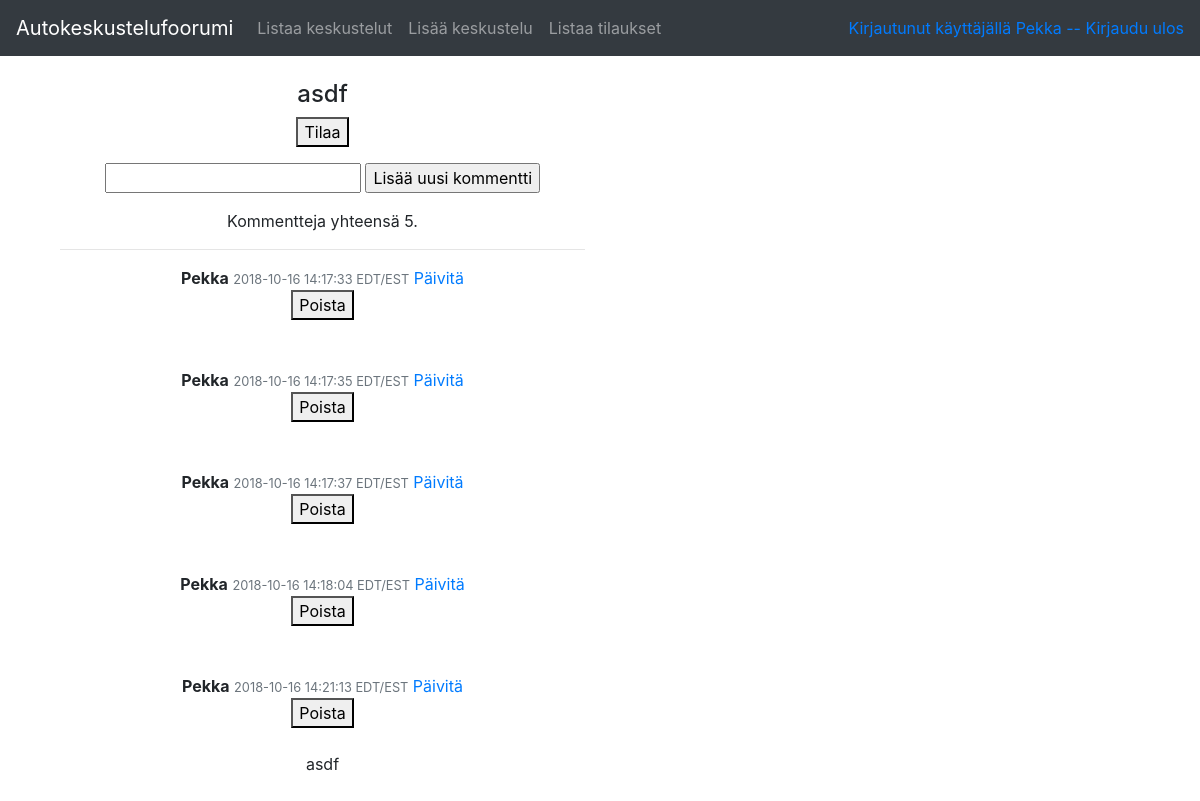
The page /conversations/1 (signed in) on the database its author committed.
### application/auth/models.py (models this page shows, shortened)
class User(Base):
    __tablename__ = "account"
    name = db.Column(db.String(144), nullable=False)
    username = db.Column(db.String(144), nullable=False)
    password = db.Column(db.String(144), nullable=False)
    comments = db.relationship("Comment", backref='account', lazy=True)

### application/conversations/models.py (models this page shows, shortened)
class Conversation(Base):
    __tablename__ = "conversation"
    name = db.Column(db.String(144), nullable=False)
    account_id = db.Column(db.Integer, db.ForeignKey('account.id'),  nullable=False)
    @staticmethod
    def find_comments_for_conversation(convid=0):
      stmt = text("SELECT Comment.id, Comment.name, Comment.conversation_id, Account.username, Comment.account_id, Comment.date_created,  (select COUNT(Comment.id) FROM Comment WHERE Comment.conversation_id=:convid) FROM Comment, Account WHERE Account.id = Comment.account_id AND Comment.conversation_id = :convid").params(convid=convid)
      res = db.engine.execute(stmt)
      response = []
      for row in res:
        response.append({"id":row[0], "name":row[1], "conversation_id":row[2], "username":row[3], "account_id":row[4], "date":row[5], "count":row[6]})
      return response

### application/comments/models.py (models this page shows, shortened)
class Comment(Base):
    name = db.Column(db.String(144), nullable=False)
    account_id = db.Column(db.Integer, db.ForeignKey('account.id'),  nullable=False)
    conversation_id = db.Column(db.Integer, db.ForeignKey('conversation.id'), nullable=True)

### application/conversations/views.py (the view)
@app.route("/conversations/<conversation_id>", methods=["GET","POST"])
@login_required
def conversation_view(conversation_id):
    form = CommentForm(request.form)
    if not form.validate():
        return render_template("conversations/viewOne.html", t=Conversation.query.get(conversation_id), form=form, conversation_comments=Conversation.find_comments_for_conversation(conversation_id))
    return render_template("conversations/viewOne.html", t=Conversation.query.get(conversation_id), form=form, conversation_comments=Conversation.find_comments_for_conversation(conversation_id))

### application/comments/forms.py
class CommentForm(FlaskForm):
    name = StringField("Comment name", [validators.Length(min=1, max = 512, message="Kommentin tulee olla vähintään 1 merkki ja korkeintaan 512 merkkiä.")])
    class Meta:
        csrf = False

### application/__init__.py (called while the page is built)
@login_manager.user_loader
def load_user(user_id):
    return User.query.get(user_id)

### application/templates/conversations/viewOne.html (shortened to what this page needs)
{% extends "layout.html" %}
{% block body %}
<div class="container">
  <div class="col-lg-6 col-sm-8 text-center">
    <div class="well">
      <h4>{{ t.name }}</h4>
      <form method="POST" action="{{ url_for('conversation_subscribe', conversation_id = t.id) }}"><Button type="submit">Tilaa</Button></form>
      <form method="POST" action="{{ url_for('comments_create', conversation_id=t.id) }}">
        <div>
          <p>
            <tr>
              <td>
                {{ form.name }}
              </td>
            </tr>
            <tr>
              <td colspan="2">
                <input type="submit" value="Lisää uusi kommentti" />
              </td>
            </tr>
      </form>
      {% if conversation_comments|length > 0 %}
      <th> Kommentteja yhteensä {{ conversation_comments[0].count }}.</th>
      {% endif %}
    </div>
    <hr data-brackets-id="12673">
    <ul data-brackets-id="12674" id="sortable" class="list-unstyled ui-sortable">
      {% for comment in conversation_comments %}
      <strong class="pull-left primary-font">{{ comment.username }}</strong>
      <small class="pull-right text-muted">
        {{ comment.date }} EDT/EST</small>
      </a><a>{% if current_user.id == comment.account_id %}
        <a href="{{ url_for('comment_update', comment_id=comment.id) }} "> Päivitä </a>
        <a colspan="2">
          <form method="POST" action="{{ url_for('comment_delete', comment_id=comment.id)  }}"><Button type="submit">Poista</Button></form>
        </a>
        {% endif %}
        <li class="ui-state-default"> {{ comment.name }} </li>
        {% endfor %}
    </ul>
  </div>
</div>
{% endblock %}

### application/templates/layout.html (shortened to what this page needs)
<!DOCTYPE html>
<html>
<head>
  <link rel="stylesheet" href="https://maxcdn.bootstrapcdn.com/bootstrap/4.0.0/css/bootstrap.min.css"
>
</head>
<body>
    <nav class="navbar navbar-expand-md navbar-dark bg-dark mb-4">
        <a class="navbar-brand" href="#">Autokeskustelufoorumi</a>
        <div class="collapse navbar-collapse" id="navbarCollapse">
                <ul class="navbar-nav mr-auto">
                  <li class="nav-item">
                      <a class="nav-link" href="{{ url_for('conversations_index') }} ">Listaa keskustelut</a>
                    </li>
                    <li class="nav-item">
                        <a class="nav-link" href="{{ url_for('conversations_form') }} ">Lisää keskustelu</a>
                      </li>
                      <li class="nav-item">
                        <a class="nav-link" href="{{ url_for('conversations_subscriptions') }} ">Listaa tilaukset</a>
                      </li>
                </ul>
                <div class="form-inline mt-2 mt-md-0">
            {% if current_user.is_authenticated %}
            <a href="{{ url_for('auth_logout') }}">Kirjautunut käyttäjällä {{ current_user.name }} -- Kirjaudu ulos</a>
            {% else %}
            <a href="{{ url_for('auth_login') }}">Login</a>
            {% endif %}
                </div>
        </div>
            </nav>
  {% block body %}{% endblock %}
</body>
</html>

### rows shown on the page
User: name "Pekka"
Conversation: name "asdf"
Comment: username "Pekka", date "2018-10-16 14:17:33"
Comment: username "Pekka", date "2018-10-16 14:17:35"
Comment: username "Pekka", date "2018-10-16 14:17:37"
Comment: username "Pekka", date "2018-10-16 14:18:04"
Comment: username "Pekka", date "2018-10-16 14:21:13", name "asdf"

### other values the page prints
{{ conversation_comments[0].count }} "5"
